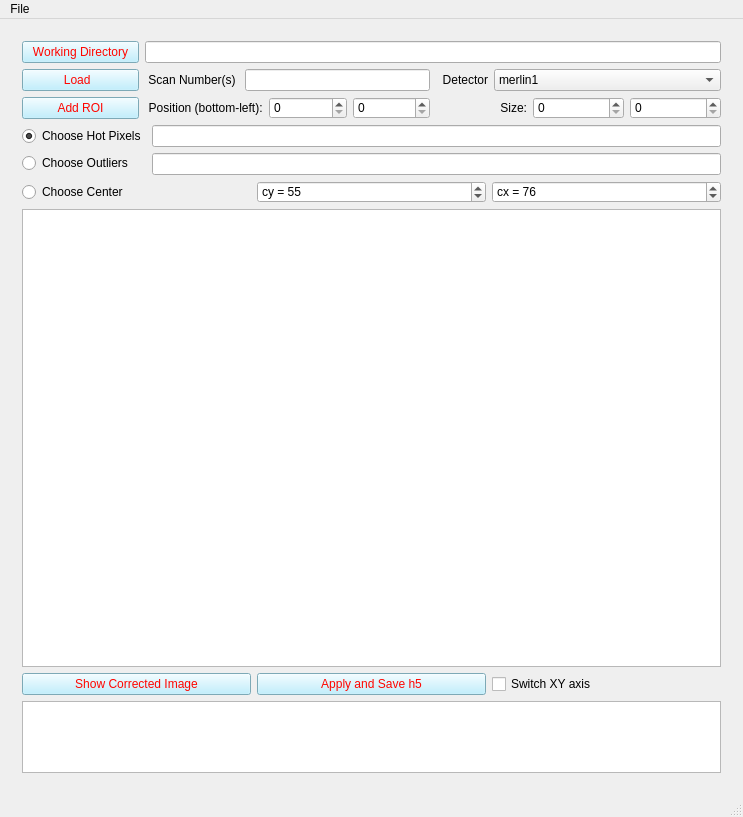
<?xml version="1.0" encoding="UTF-8"?>
<ui version="4.0">
 <class>MainWindow</class>
 <widget class="QMainWindow" name="MainWindow">
  <property name="geometry">
   <rect>
    <x>0</x>
    <y>0</y>
    <width>743</width>
    <height>817</height>
   </rect>
  </property>
  <property name="windowTitle">
   <string>MainWindow</string>
  </property>
  <property name="styleSheet">
   <string notr="true">font: 12pt &quot;Segoe UI&quot;;
</string>
  </property>
  <widget class="QWidget" name="centralwidget">
   <property name="styleSheet">
    <string notr="true">
QPushButton {
background-color: rgb(175, 236, 255);
color: rgb(255, 5,0);
}

QSlider::groove:horizontal {
border: 1px solid #bbb;
background: white;
height: 10px;
border-radius: 4px;
}

QSlider::sub-page:horizontal {
background: qlineargradient(x1: 0, y1: 0,    x2: 0, y2: 1,
    stop: 0 #66e, stop: 1 #bbf);
background: qlineargradient(x1: 0, y1: 0.2, x2: 1, y2: 1,
    stop: 0 #bbf, stop: 1 #55f);
border: 1px solid #777;
height: 10px;
border-radius: 4px;
}

QSlider::add-page:horizontal {
background: #fff;
border: 1px solid #777;
height: 10px;
border-radius: 4px;
}

QSlider::handle:horizontal {
background: qlineargradient(x1:0, y1:0, x2:1, y2:1,
    stop:0 #eee, stop:1 #ccc);
border: 1px solid #777;
width: 13px;
margin-top: -2px;
margin-bottom: -2px;
border-radius: 4px;
}

QSlider::handle:horizontal:hover {
background: qlineargradient(x1:0, y1:0, x2:1, y2:1,
    stop:0 #fff, stop:1 #ddd);
border: 1px solid #444;
border-radius: 2px;
}

QSlider::sub-page:horizontal:disabled {
background: #bbb;
border-color: #999;
}

QSlider::add-page:horizontal:disabled {
background: #eee;
border-color: #999;
}

QSlider::handle:horizontal:disabled {
background: #eee;
border: 1px solid #aaa;
border-radius: 4px;
}

</string>
   </property>
   <layout class="QGridLayout" name="gridLayout_16">
    <property name="leftMargin">
     <number>22</number>
    </property>
    <property name="topMargin">
     <number>22</number>
    </property>
    <property name="rightMargin">
     <number>22</number>
    </property>
    <property name="bottomMargin">
     <number>22</number>
    </property>
    <item row="0" column="0">
     <layout class="QGridLayout" name="gridLayout_11">
      <item row="0" column="0">
       <layout class="QGridLayout" name="gridLayout_9">
        <item row="0" column="0">
         <widget class="QPushButton" name="pb_wd">
          <property name="text">
           <string>  Working Directory  </string>
          </property>
         </widget>
        </item>
        <item row="1" column="0">
         <widget class="QPushButton" name="pb_load_data">
          <property name="text">
           <string>          Load            </string>
          </property>
         </widget>
        </item>
        <item row="2" column="0">
         <widget class="QPushButton" name="pb_add_roi">
          <property name="sizePolicy">
           <sizepolicy hsizetype="Preferred" vsizetype="Preferred">
            <horstretch>0</horstretch>
            <verstretch>0</verstretch>
           </sizepolicy>
          </property>
          <property name="text">
           <string>Add ROI</string>
          </property>
         </widget>
        </item>
       </layout>
      </item>
      <item row="0" column="1">
       <layout class="QGridLayout" name="gridLayout_10">
        <item row="1" column="0">
         <layout class="QGridLayout" name="gridLayout_8">
          <item row="0" column="1">
           <layout class="QGridLayout" name="gridLayout_7">
            <item row="0" column="0">
             <widget class="QLabel" name="label_4">
              <property name="text">
               <string>  Detector</string>
              </property>
              <property name="alignment">
               <set>Qt::AlignRight|Qt::AlignTrailing|Qt::AlignVCenter</set>
              </property>
             </widget>
            </item>
            <item row="0" column="1">
             <widget class="QComboBox" name="cb_detector">
              <property name="sizePolicy">
               <sizepolicy hsizetype="MinimumExpanding" vsizetype="Fixed">
                <horstretch>0</horstretch>
                <verstretch>0</verstretch>
               </sizepolicy>
              </property>
              <item>
               <property name="text">
                <string>merlin1</string>
               </property>
              </item>
              <item>
               <property name="text">
                <string>merlin2</string>
               </property>
              </item>
             </widget>
            </item>
           </layout>
          </item>
          <item row="0" column="0">
           <layout class="QGridLayout" name="gridLayout_4">
            <item row="0" column="0">
             <widget class="QLabel" name="label">
              <property name="text">
               <string> Scan Number(s) </string>
              </property>
              <property name="alignment">
               <set>Qt::AlignRight|Qt::AlignTrailing|Qt::AlignVCenter</set>
              </property>
             </widget>
            </item>
            <item row="0" column="1">
             <widget class="QLineEdit" name="le_scan_num"/>
            </item>
           </layout>
          </item>
         </layout>
        </item>
        <item row="2" column="0">
         <layout class="QGridLayout" name="gridLayout_6">
          <item row="0" column="0">
           <layout class="QGridLayout" name="gridLayout_2">
            <item row="0" column="0">
             <widget class="QLabel" name="label_2">
              <property name="text">
               <string> Position (bottom-left):</string>
              </property>
              <property name="alignment">
               <set>Qt::AlignCenter</set>
              </property>
             </widget>
            </item>
            <item row="0" column="1">
             <widget class="QSpinBox" name="sb_roi_xpos">
              <property name="sizePolicy">
               <sizepolicy hsizetype="Preferred" vsizetype="Fixed">
                <horstretch>0</horstretch>
                <verstretch>0</verstretch>
               </sizepolicy>
              </property>
              <property name="maximum">
               <number>500</number>
              </property>
             </widget>
            </item>
            <item row="0" column="2">
             <widget class="QSpinBox" name="sb_roi_ypos">
              <property name="sizePolicy">
               <sizepolicy hsizetype="Preferred" vsizetype="Fixed">
                <horstretch>0</horstretch>
                <verstretch>0</verstretch>
               </sizepolicy>
              </property>
              <property name="maximum">
               <number>500</number>
              </property>
             </widget>
            </item>
           </layout>
          </item>
          <item row="0" column="1">
           <layout class="QGridLayout" name="gridLayout_3">
            <item row="0" column="0">
             <widget class="QLabel" name="label_3">
              <property name="text">
               <string>Size:</string>
              </property>
              <property name="alignment">
               <set>Qt::AlignRight|Qt::AlignTrailing|Qt::AlignVCenter</set>
              </property>
             </widget>
            </item>
            <item row="0" column="1">
             <widget class="QSpinBox" name="sb_roi_xsize">
              <property name="sizePolicy">
               <sizepolicy hsizetype="Preferred" vsizetype="Fixed">
                <horstretch>0</horstretch>
                <verstretch>0</verstretch>
               </sizepolicy>
              </property>
              <property name="maximum">
               <number>500</number>
              </property>
             </widget>
            </item>
            <item row="0" column="2">
             <widget class="QSpinBox" name="sb_roi_ysize">
              <property name="sizePolicy">
               <sizepolicy hsizetype="Preferred" vsizetype="Fixed">
                <horstretch>0</horstretch>
                <verstretch>0</verstretch>
               </sizepolicy>
              </property>
              <property name="maximum">
               <number>500</number>
              </property>
             </widget>
            </item>
           </layout>
          </item>
         </layout>
        </item>
        <item row="0" column="0">
         <widget class="QLineEdit" name="le_wd"/>
        </item>
       </layout>
      </item>
     </layout>
    </item>
    <item row="1" column="0">
     <layout class="QGridLayout" name="gridLayout_15">
      <item row="0" column="0">
       <layout class="QGridLayout" name="gridLayout_14">
        <item row="0" column="0">
         <layout class="QGridLayout" name="gridLayout_12">
          <item row="0" column="0">
           <widget class="QRadioButton" name="rb_choose_hot">
            <property name="sizePolicy">
             <sizepolicy hsizetype="Preferred" vsizetype="Fixed">
              <horstretch>0</horstretch>
              <verstretch>0</verstretch>
             </sizepolicy>
            </property>
            <property name="text">
             <string>Choose Hot Pixels</string>
            </property>
            <property name="checked">
             <bool>true</bool>
            </property>
           </widget>
          </item>
          <item row="1" column="0">
           <widget class="QRadioButton" name="rb_choose_outl">
            <property name="sizePolicy">
             <sizepolicy hsizetype="Preferred" vsizetype="Fixed">
              <horstretch>0</horstretch>
              <verstretch>0</verstretch>
             </sizepolicy>
            </property>
            <property name="text">
             <string>Choose Outliers   </string>
            </property>
           </widget>
          </item>
         </layout>
        </item>
        <item row="0" column="1">
         <layout class="QGridLayout" name="gridLayout_13">
          <item row="0" column="0">
           <widget class="QLineEdit" name="le_hot_pixels"/>
          </item>
          <item row="1" column="0">
           <widget class="QLineEdit" name="le_outl_pixels"/>
          </item>
         </layout>
        </item>
       </layout>
      </item>
      <item row="1" column="0">
       <layout class="QGridLayout" name="gridLayout_5">
        <item row="0" column="1">
         <widget class="QDoubleSpinBox" name="input_centerx">
          <property name="sizePolicy">
           <sizepolicy hsizetype="Preferred" vsizetype="Fixed">
            <horstretch>0</horstretch>
            <verstretch>0</verstretch>
           </sizepolicy>
          </property>
          <property name="prefix">
           <string>cy = </string>
          </property>
          <property name="suffix">
           <string/>
          </property>
          <property name="decimals">
           <number>0</number>
          </property>
          <property name="maximum">
           <double>400.000000000000000</double>
          </property>
          <property name="value">
           <double>55.000000000000000</double>
          </property>
         </widget>
        </item>
        <item row="0" column="2">
         <widget class="QDoubleSpinBox" name="input_centery">
          <property name="sizePolicy">
           <sizepolicy hsizetype="Preferred" vsizetype="Fixed">
            <horstretch>0</horstretch>
            <verstretch>0</verstretch>
           </sizepolicy>
          </property>
          <property name="prefix">
           <string>cx = </string>
          </property>
          <property name="decimals">
           <number>0</number>
          </property>
          <property name="maximum">
           <double>400.000000000000000</double>
          </property>
          <property name="value">
           <double>76.000000000000000</double>
          </property>
         </widget>
        </item>
        <item row="0" column="0">
         <widget class="QRadioButton" name="rb_choose_com">
          <property name="sizePolicy">
           <sizepolicy hsizetype="Preferred" vsizetype="Preferred">
            <horstretch>0</horstretch>
            <verstretch>0</verstretch>
           </sizepolicy>
          </property>
          <property name="text">
           <string>Choose Center </string>
          </property>
         </widget>
        </item>
       </layout>
      </item>
     </layout>
    </item>
    <item row="2" column="0">
     <widget class="GraphicsLayoutWidget" name="image_view">
      <property name="sizePolicy">
       <sizepolicy hsizetype="Preferred" vsizetype="Expanding">
        <horstretch>0</horstretch>
        <verstretch>0</verstretch>
       </sizepolicy>
      </property>
     </widget>
    </item>
    <item row="3" column="0">
     <layout class="QGridLayout" name="gridLayout">
      <item row="0" column="0">
       <widget class="QPushButton" name="pb_show_corr_image">
        <property name="text">
         <string>Show Corrected Image</string>
        </property>
       </widget>
      </item>
      <item row="0" column="1">
       <widget class="QPushButton" name="pb_saveh5">
        <property name="text">
         <string>Apply and Save h5</string>
        </property>
       </widget>
      </item>
      <item row="0" column="2">
       <widget class="QCheckBox" name="ch_b_switch_xy">
        <property name="text">
         <string>Switch XY axis</string>
        </property>
       </widget>
      </item>
     </layout>
    </item>
    <item row="4" column="0">
     <widget class="QTextEdit" name="pte_msg">
      <property name="sizePolicy">
       <sizepolicy hsizetype="Expanding" vsizetype="Fixed">
        <horstretch>0</horstretch>
        <verstretch>0</verstretch>
       </sizepolicy>
      </property>
      <property name="sizeAdjustPolicy">
       <enum>QAbstractScrollArea::AdjustToContents</enum>
      </property>
      <property name="readOnly">
       <bool>true</bool>
      </property>
     </widget>
    </item>
   </layout>
  </widget>
  <widget class="QMenuBar" name="menubar">
   <property name="geometry">
    <rect>
     <x>0</x>
     <y>0</y>
     <width>743</width>
     <height>27</height>
    </rect>
   </property>
   <widget class="QMenu" name="menuFile">
    <property name="title">
     <string>File</string>
    </property>
    <addaction name="actionLoad_Image"/>
    <addaction name="actionSave_Paramaters"/>
   </widget>
   <addaction name="menuFile"/>
  </widget>
  <widget class="QStatusBar" name="statusbar"/>
  <action name="actionLoad_Image">
   <property name="text">
    <string>Load Parameters</string>
   </property>
  </action>
  <action name="actionSave_Paramaters">
   <property name="text">
    <string>Save Parameters</string>
   </property>
  </action>
 </widget>
 <customwidgets>
  <customwidget>
   <class>GraphicsLayoutWidget</class>
   <extends>QGraphicsView</extends>
   <header>pyqtgraph</header>
  </customwidget>
 </customwidgets>
 <resources/>
 <connections/>
</ui>
